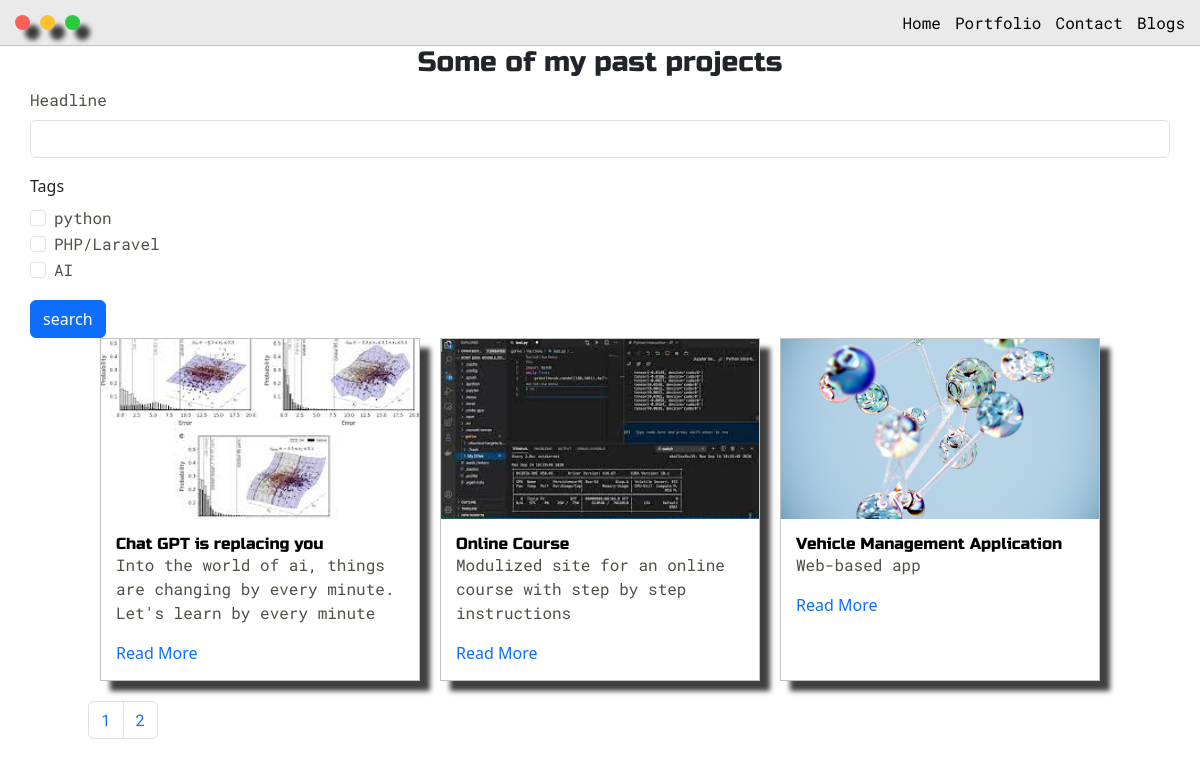
/posts/, run on the app's committed database.
### portfolio/models.py (models this page shows, shortened)
class Post(models.Model):
  headline = models.CharField(max_length=200)
  sub_headline = models.CharField(max_length=200, null=True, blank=True)
  thumbnail = models.ImageField(null=True, blank=True, upload_to="images", default="placeholder.jpg")
  body = RichTextUploadingField(null=True, blank=True)
  created = models.DateTimeField(auto_now_add=True)
  active = models.BooleanField(default=True)
  featured = models.BooleanField(default=True)
  tags = models.ManyToManyField(Tag, null=True)
  slug = models.SlugField(null=True, blank=True)

### portfolio/views.py (the view)
# urls.py: path('posts/', views.posts, name="posts"),
def posts(request):
  posts = Post.objects.all()
  myfilter = PostFilter(request.GET, queryset=posts)
  posts = myfilter.qs
  page = request.GET.get('page')
  paginator = Paginator(posts, 3)
  try:
    posts = paginator.page(page)
  except PageNotAnInteger:
    posts = paginator.page(1)
  except EmptyPage:
    posts = paginator.page(paginator.num_pages)
  context = {'posts' : posts, 'myfilter': myfilter}
  return render(request, "portfolio/posts.html", context)

### portfolio/models.py (called while the page is built)
  def __str__(self):
    return self.name

### portfolio/templates/portfolio/posts.html (shortened to what this page needs)
{% extends 'portfolio/main.html' %}
{% load crispy_forms_tags %}
{% block content %}
<div class="main-container">
  <h3 style="text-align: center;">Some of my past projects</h3>
  <form method="GET">
    {{myfilter.form|crispy}}
    <input class="btn btn-primary" type="submit" value="search">
  </form>
  <div class="post-wrapper">
      {% for post in posts %}
      <div class="post">
          <img class="thumbnail" src="{{post.thumbnail.url}}">
          <div class="post-preview">
              <h6 class="post-title"> {{post.headline}}</h6>
              <p class="post-intro"> {{post.sub_headline}} </p>
              <a href="{% url 'post' post.slug %}"> Read More</a>
          </div>
      </div>
      {% empty %}
        <h2>No Posts Found..</h2>
        {% endfor %}
        <div class="row">
          {% if posts.has_other_pages %}
          <ul class="pagination">
            {% for i in posts.paginator.page_range %}
             {% if posts.number == i %}
             <li class="page-item
             ">
               <a class="page-link">{{i}}</a></li>
             {% else %}
              <li class="page-item
              ">
                <a href="?page={{i}}" class="page-link">{{i}}</a></li>
                {% endif %}
            {% endfor %}
          </ul>
          {% endif %}
        </div>
{% endblock %}

### portfolio/templates/portfolio/main.html (shortened to what this page needs)
{% load static %}
<!DOCTYPE html>
<html>
<head>
    <link rel="stylesheet" type="text/css" href="{% static 'portfolio/css/default.css' %}">
    <link href="https://cdn.jsdelivr.net/npm/bootstrap@5.3.0-alpha1/dist/css/bootstrap.min.css" rel="stylesheet">
    <link id="theme-style" rel="stylesheet" type="text/css" href="">
</head>
<body>
  {% include 'portfolio/navbar.html' %}
  {% block content %}
  {% endblock %}
</body>
</html>

### portfolio/templates/portfolio/navbar.html (shortened to what this page needs)
<div class="nav-wrapper">
  <div class="dots-wrapper">
      <div id="dot-1" class="browser-dot"></div>
      <div id="dot-2" class="browser-dot"></div>
      <div id="dot-3" class="browser-dot"></div>
  </div>
  <ul id="navigation">
      <li><a href="{% url 'index' %}">Home</a></li>
      <li><a href="{% url 'posts' %}">Portfolio</a></li>
      <li><a href="#">Contact</a></li>
      <li><a href="#">Blogs</a></li>
  </ul>
</div>

### portfolio/static/portfolio/css/default.css (style rules this page uses)
:root { --mainColor: #eaeaea; --secondaryColor: #fff; --borderColor: #c1c1c1; --mainText: black; --secondaryText: #4b5146; --themeDotBorder: #24292e; --previewBg: rgb(251, 249, 243, 0.8); --previewShadow: #f0ead6; --btnColor: black; }
html, body { padding: 0; margin: 0; -webkit-font-smoothing: antialiased; -moz-osx-font-smoothing: grayscale; }
* { transition: 0.3s; }
h1, h2, h3, h4, h5, h6, strong { color: var(--mainText); font-family: 'Russo One', sans-serif; font-weight: 500; }
p, li, span, label, input, textarea { color: var(--secondaryText); font-family: 'Roboto Mono', monospace; }
a { text-decoration: none; color: #17a2b8; }
ul { list-style: none; }
h3 { font-size: 28px; }
h6 { font-size: 16px; }
.main-container { width: 1200px; margin: 0 auto; }
.nav-wrapper { display: flex; justify-content: space-between; align-items: center; grid-area: nav-wrapper; border-bottom: 1px solid var(--borderColor); background-color: var(--mainColor); }
#navigation { margin: 0; padding: 10px; }
#navigation a { color: var(--mainText); }
#navigation li { display: inline-block; margin-right: 5px; margin-left: 5px; }
.dots-wrapper { display: flex; padding: 10px; }
.browser-dot { background-color: black; height: 15px; width: 15px; margin: 5px; border-radius: 50%; -webkit-box-shadow: 10px 10px 5px 0px rgba(0, 0, 0, 0.75); -moz-box-shadow: 10px 10px 5px 0px rgba(0, 0, 0, 0.75); box-shadow: 10px 10px 5px 0px rgba(0, 0, 0, 0.75); }
#dot-1 { background-color: #FC6058; }
#dot-2 { background-color: #FEC02F; }
#dot-3 { background-color: #2ACA3E; }
.post-wrapper { display: grid; grid-template-columns: repeat(auto-fit, 320px); gap: 20px; justify-content: center; padding-bottom: 50px; }
.post { border: 1px solid var(--borderColor); -webkit-box-shadow: 10px 10px 5px 0px rgba(0, 0, 0, 0.75); -moz-box-shadow: 10px 10px 5px 0px rgba(0, 0, 0, 0.75); box-shadow: 10px 10px 5px 0px rgba(0, 0, 0, 0.75); }
.thumbnail { display: block; width: 100%; height: 180px; object-fit: cover; }
.post-preview { background-color: #fff; padding: 15px; }
.post-title { color: #000; margin: 0; }
.post-intro { color: #4b5146; font-size: 16px; }
@media screen and (max-width: 1200px) { .main-container { width: 95%; } }

### portfolio/templates/portfolio/navbar.html (style rules this page uses)
a { text-decoration: none; }

### data on the page
Post: thumbnail (picture), headline "Chat GPT is replacing you", sub_headline "Into the world of ai, things are changing by every minute. Let's learn by every minute"
Post: thumbnail (picture), headline "Online Course", sub_headline "Modulized site for an online course with step by step instructions"
Post: thumbnail (picture), headline "Vehicle Management Application", sub_headline "Web-based app"

### other printed values
{{ i }} "1"
{{ i }} "2"
